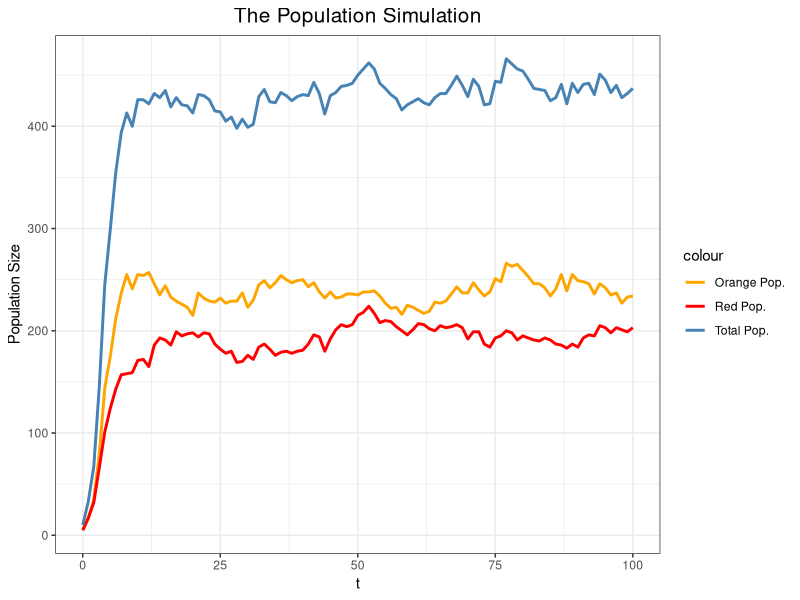
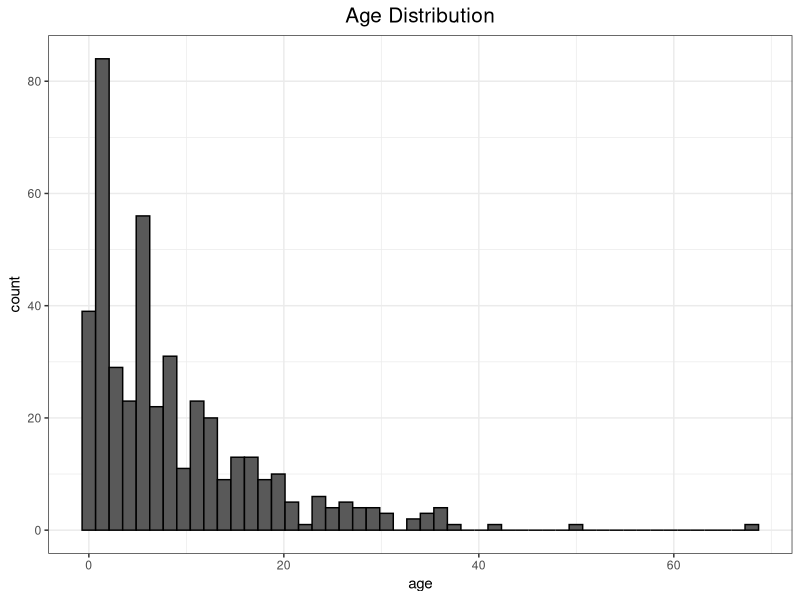

The R script that drew these images, in order:
## ---- chunk 1
Colors = c("orange","red") #population phenotypes
t_max = 100 #  maximum time duration of simulation
r0 = log(2) # maxium births is 2 per mother
K = 100 # population size where births is 1 per monther
delta = 0.1 # natural mortality
N0 = 5*length(Colors) # initial number of individuals
## ---- chunk 2
# give the starting attributes (id, color, age)
make.inds <- function(id=NaN, color=NaN, age=NaN){
  inds <- data.frame(id = id, color = color, age = 0) 
  inds
}

# initial population size of each color phenotype
inds <- make.inds(id=1:N0, color=as.factor(array(Colors, dim=N0))) 

# store the population sizes of each color phenotype
N <- data.frame(NaN, dim=c(t_max + 1, length(Colors)))
colnames(N) <- Colors
N[1,] <- summary(inds$color) 

## ---- chunk 3
set.seed(12345)
for (t in 1:t_max + 1) # loop over time
{
  M =  length(inds$age)# population size
  lambda = exp(r0 * (1 - M / K)) 
  for (i in 1:M) # loop over individuals
  {
    j = rbinom(1, 1, delta) # will return a zero or one
    if (j == 1) inds$age[i] = -1 # if j equals 1, mark as dead
    else inds$age[i] = inds$age[i] + 1 # if j not equals to 1, the age will incrase by 1
    n_offsp = rpois(1, lambda) # the number of offspring per mother
    if(n_offsp>0){
      offspring <- make.inds(id=seq(max(inds$id)+1, length.out=sum(n_offsp)))
      offspring$color <- inds[i,"color"]
      inds = rbind(inds, offspring) # append the offrping to end of inds
    }
  }
  inds= inds[inds$age != -1,] # exclude dead individuals
  N[t,] = summary(inds$color) # put the population size of each color in N data frame
}

pop_data = data.frame(t = 0:t_max, N) # combine the population size and tiem interval
pop_data$total = pop_data$orange + pop_data$red # Get the total population size in each time interval


## ---- chunk 4
library(ggplot2)
# The population size plot
cols <- c("Orange Pop."="orange","Red Pop."="red","Total Pop."= "steelblue")
p_pop <- ggplot(pop_data, aes(x = t))
p_pop <- p_pop+ geom_line(aes(y = orange, col="Orange Pop."), lwd = 1 ) +
        geom_line(aes(y = red, color = "Red Pop."),lwd = 1) +
        geom_line(aes(y = total, color = "Total Pop."),lwd = 1)+ ylab("Population Size")

p_pop  <- p_pop +scale_colour_manual(values=cols)+ theme_bw() + ggtitle("The Population Simulation") +
        theme(plot.title = element_text(hjust = 0.5, size = 15)) 
p_pop
 
# Age distribution
p_age <- ggplot(inds, aes(x = age)) + geom_histogram(color='black', bins=50)
p_age <- p_age + ggtitle("Age Distribution") + theme_bw()+theme(plot.title = element_text(hjust = 0.5, size=15))
p_age
